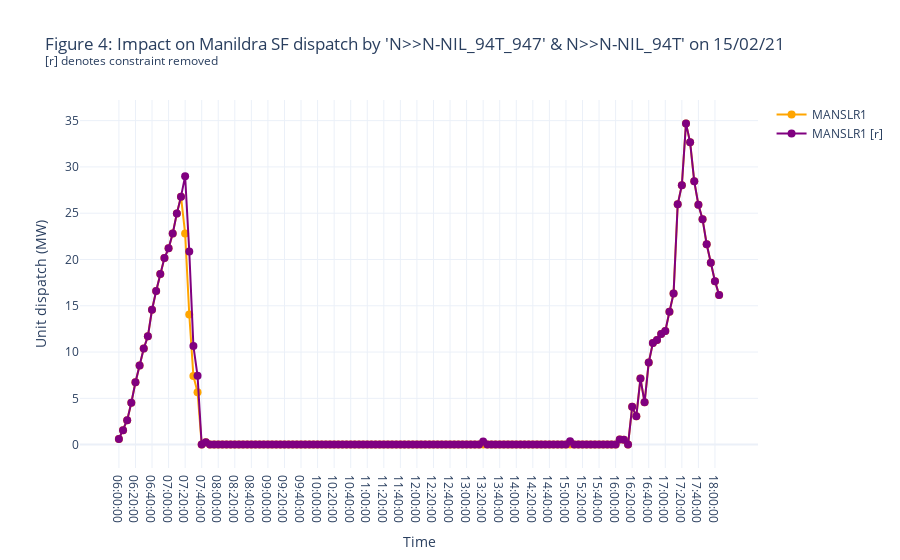

Source (notebook cell):
### Code cell
fig4 = go.Figure()
fig4.add_trace(go.Scatter(x=timeaxis, y=unit_dispatch[unit_dispatch['unit'] == 'MANSLR1']['dispatch'], name='MANSLR1', mode='lines+markers',
                         marker_size=8, marker_symbol='circle',line_color='orange'))
fig4.add_trace(go.Scatter(x=timeaxis, y=unit_dispatch_r[unit_dispatch_r['unit'] == 'MANSLR1']['dispatch'], name='MANSLR1 [r]', mode='lines+markers',
                         marker_size=8, marker_symbol='circle',line_color='purple'))
fig4.update_xaxes(title="Time")
fig4.update_yaxes(title="Unit dispatch (MW)")
fig4.update_layout(title="Figure 4: Impact on Manildra SF dispatch by 'N>>N-NIL_94T_947' & N>>N-NIL_94T' on 15/02/21<br><sup>[r] denotes constraint removed</sup>",
                  template="plotly_white")
fig4.write_image("image-4.png")
fig4.show()

### Figure 1 — Plotly figure (JSON) as saved in the notebook; plotly's stock layout.template omitted (floating-point values rounded to 4 significant figures; data arrays with more than 128 entries replaced by an {"elided": "..."} marker saying what was removed)
{"data": [{"line": {"color": "orange"}, "marker": {"size": 8, "symbol": "circle"}, "mode": "lines+markers", "name": "MANSLR1", "type": "scatter", "x": {"elided": "146 str values"}, "y": {"elided": "146 float values"}}, {"line": {"color": "purple"}, "marker": {"size": 8, "symbol": "circle"}, "mode": "lines+markers", "name": "MANSLR1 [r]", "type": "scatter", "x": {"elided": "146 str values"}, "y": {"elided": "146 float values"}}], "layout": {"title": {"text": "Figure 4: Impact on Manildra SF dispatch by 'N>>N-NIL_94T_947' & N>>N-NIL_94T' on 15/02/21<br><sup>[r] denotes constraint removed</sup>"}, "xaxis": {"title": {"text": "Time"}}, "yaxis": {"title": {"text": "Unit dispatch (MW)"}}}}
